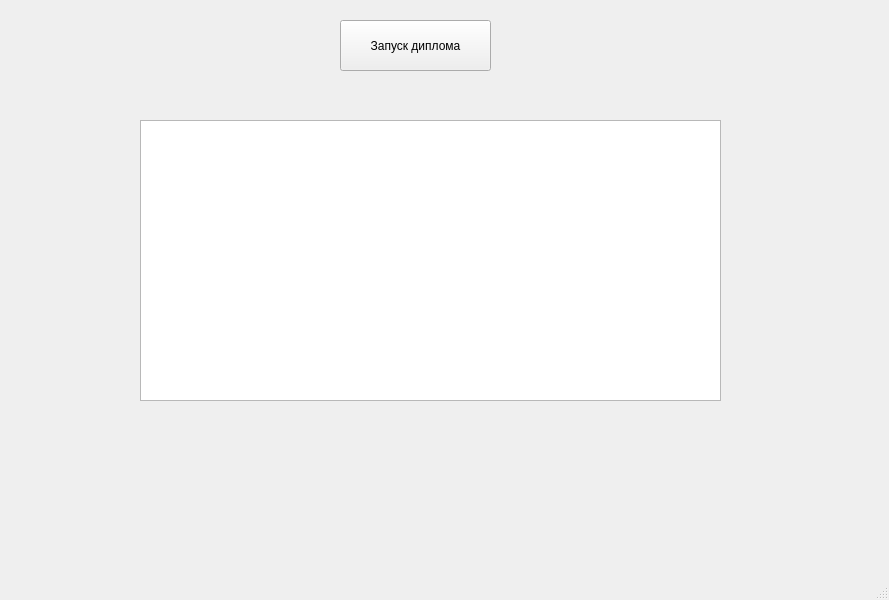
<?xml version="1.0" encoding="UTF-8"?>
<ui version="4.0">
 <class>MainWindow</class>
 <widget class="QMainWindow" name="MainWindow">
  <property name="geometry">
   <rect>
    <x>0</x>
    <y>0</y>
    <width>889</width>
    <height>600</height>
   </rect>
  </property>
  <property name="windowTitle">
   <string>MainWindow</string>
  </property>
  <widget class="QWidget" name="centralwidget">
   <widget class="QPushButton" name="pushButton">
    <property name="geometry">
     <rect>
      <x>340</x>
      <y>20</y>
      <width>151</width>
      <height>51</height>
     </rect>
    </property>
    <property name="text">
     <string>Запуск диплома</string>
    </property>
   </widget>
   <widget class="QTableView" name="tableView">
    <property name="geometry">
     <rect>
      <x>140</x>
      <y>120</y>
      <width>581</width>
      <height>281</height>
     </rect>
    </property>
   </widget>
  </widget>
  <widget class="QMenuBar" name="menubar">
   <property name="geometry">
    <rect>
     <x>0</x>
     <y>0</y>
     <width>889</width>
     <height>23</height>
    </rect>
   </property>
  </widget>
  <widget class="QStatusBar" name="statusbar"/>
 </widget>
 <resources/>
 <connections/>
</ui>
